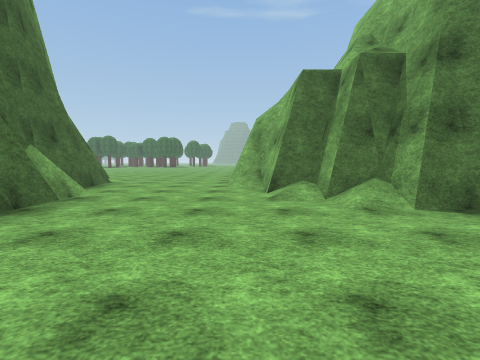
view 1 (above)

17 first-person views from a walk through a 3-D level made in the Unity game engine. The camera is 1.4 m above the floor, tilts 4° down and sees 85° across. The floor is counted in squares, 2 m on a side. Each view is taken from the middle of a square. On the plan, view 1 faces up. The plan holds only what a view shows up to about 9 squares ahead; the rest is blank. The place goes on beyond the plan. Some trees and plants on the terrain are drawn as simple stand-ins. The player character is not drawn. Surface patterns are stand-ins for the level's own textures.

view 2
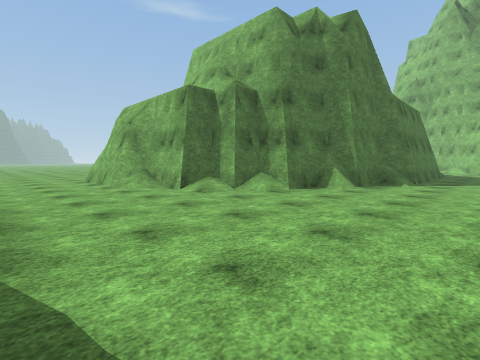

view 3
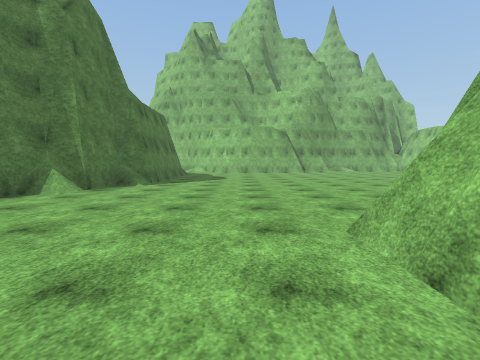

view 4
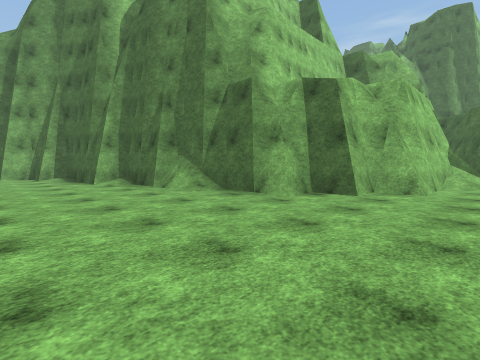

view 5
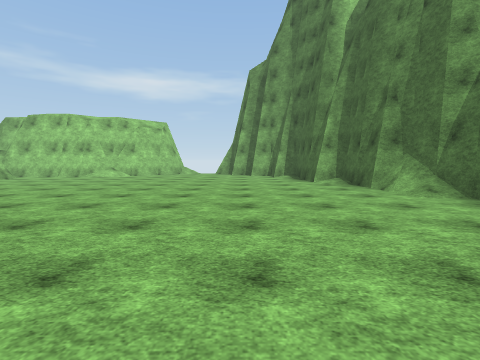

view 6
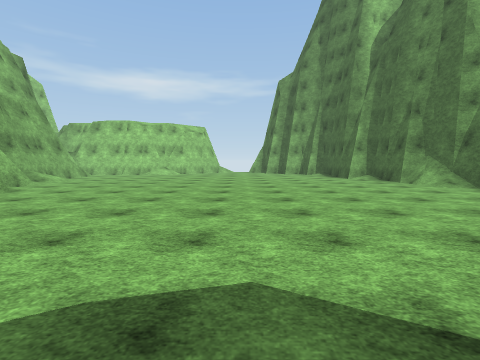

view 7
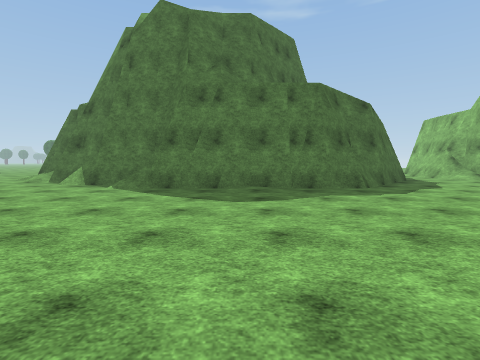

view 8
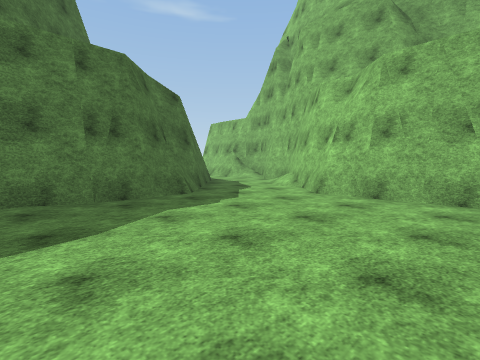

view 9
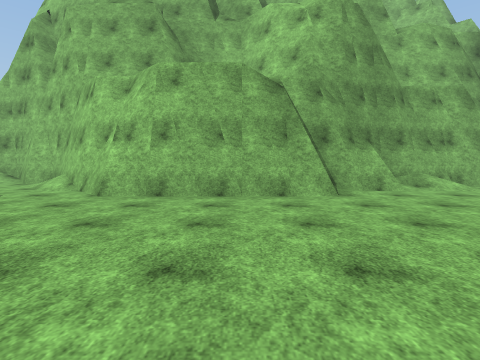

view 10
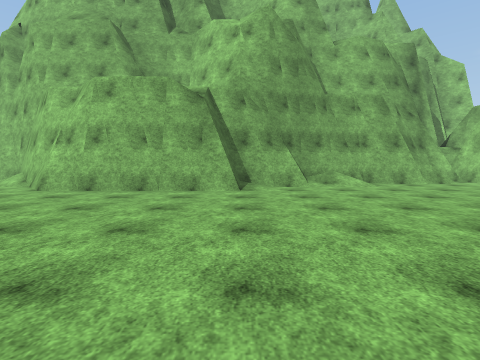

view 11
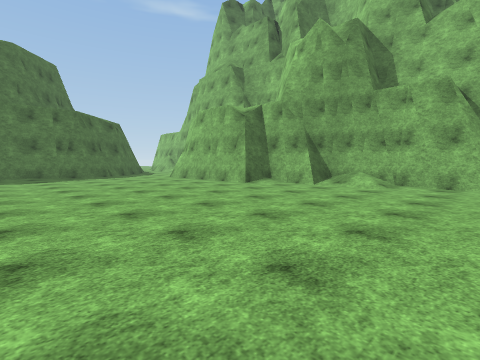

view 12
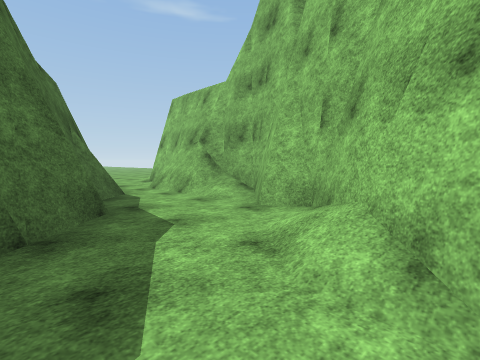

view 13
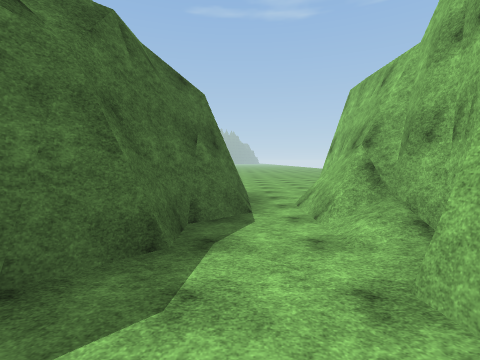

view 14
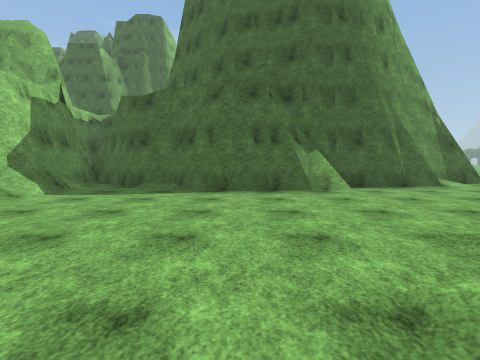

view 15
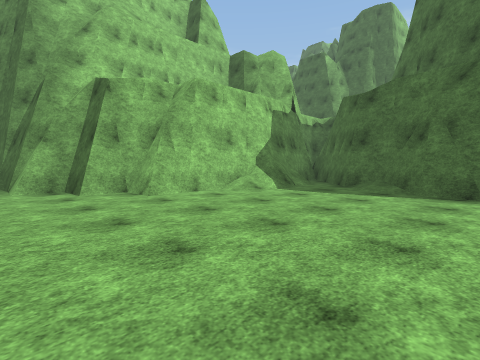

view 16
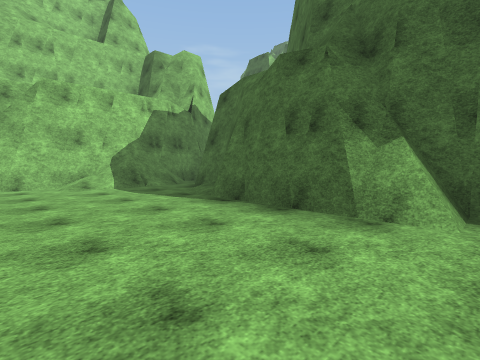

view 17
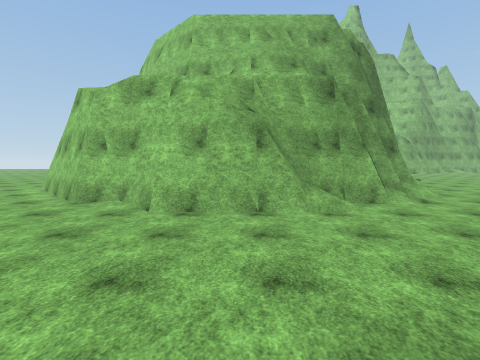

### Floor plan
Key: @ floor where view 1 was taken; # wall or solid block; . floor; / step, stairs or slope; = window, fence, low wall or low ledge.
Columns run from 6 left of view 1 to 19 right of it. Each row starts with its distance up from view 1.
 16         ...
 15        ..##
 14       ..##
 13      ..##
 12     ...#
 11    ...##               ..
 10 #.....#                ..#
  9 #/....#               #./#
  8 ##....##              #.##
  7  #..../#             ##.##
  6  #.....##            #..##
  5  ##..../##          ##..#
  4   #...../###       ##../#
  3   #.......####    ##.../#
  2   #........./######.../##
  1  ##................../##
  0  #....@..............##
 -1  #.=.................#
 -2  ######..............#
 -3      ###.............#
 -4        ##............#
 -5        ##............##
 -6         #/............#
 -7         #/............##
 -8         ##............/#
 -9          #............/#
-10          ##.........../#
-11           #.. ......../#

Where each view was taken, in squares from view 1:
view 1: 0 up, 0 right, facing up
view 2: 0 up, 3 left, facing up-right
view 3: 1 down, 2 left, facing right
view 4: 1 down, 7 right, facing down-left
view 5: 1 down, 7 right, facing down
view 6: 1 up, 9 right, facing down
view 7: 5 down, 9 right, facing up
view 8: 3 down, 9 right, facing up-right
view 9: 3 down, 9 right, facing right
view 10: 5 down, 8 right, facing right
view 11: 11 down, 8 right, facing up-right
view 12: 1 up, 14 right, facing up-right
view 13: 2 up, 16 right, facing up
view 14: 3 up, 3 right, facing left
view 15: 3 up, 3 right, facing down-left
view 16: 6 up, 0 right, facing down-left
view 17: 9 up, 5 left, facing right
